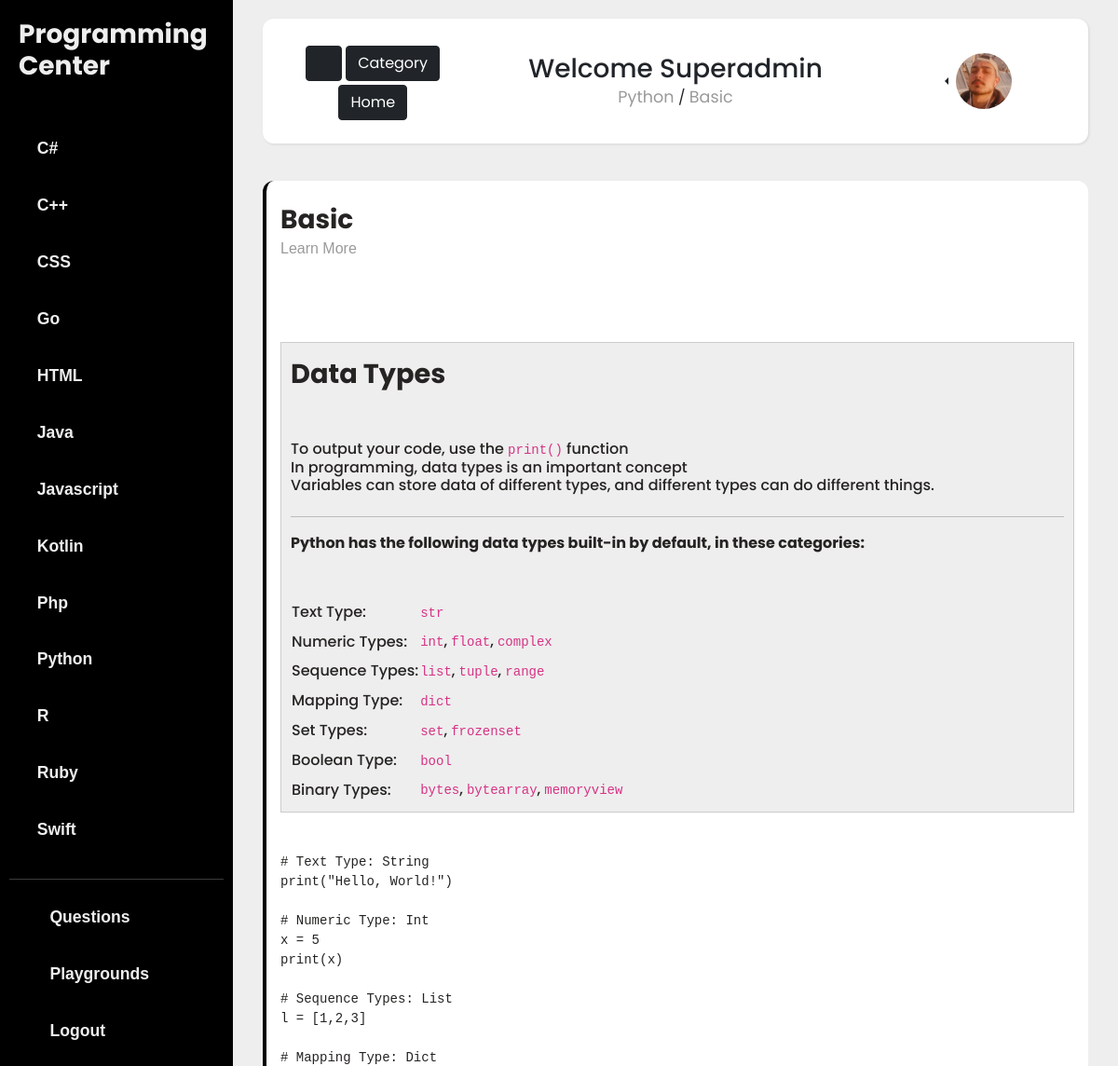
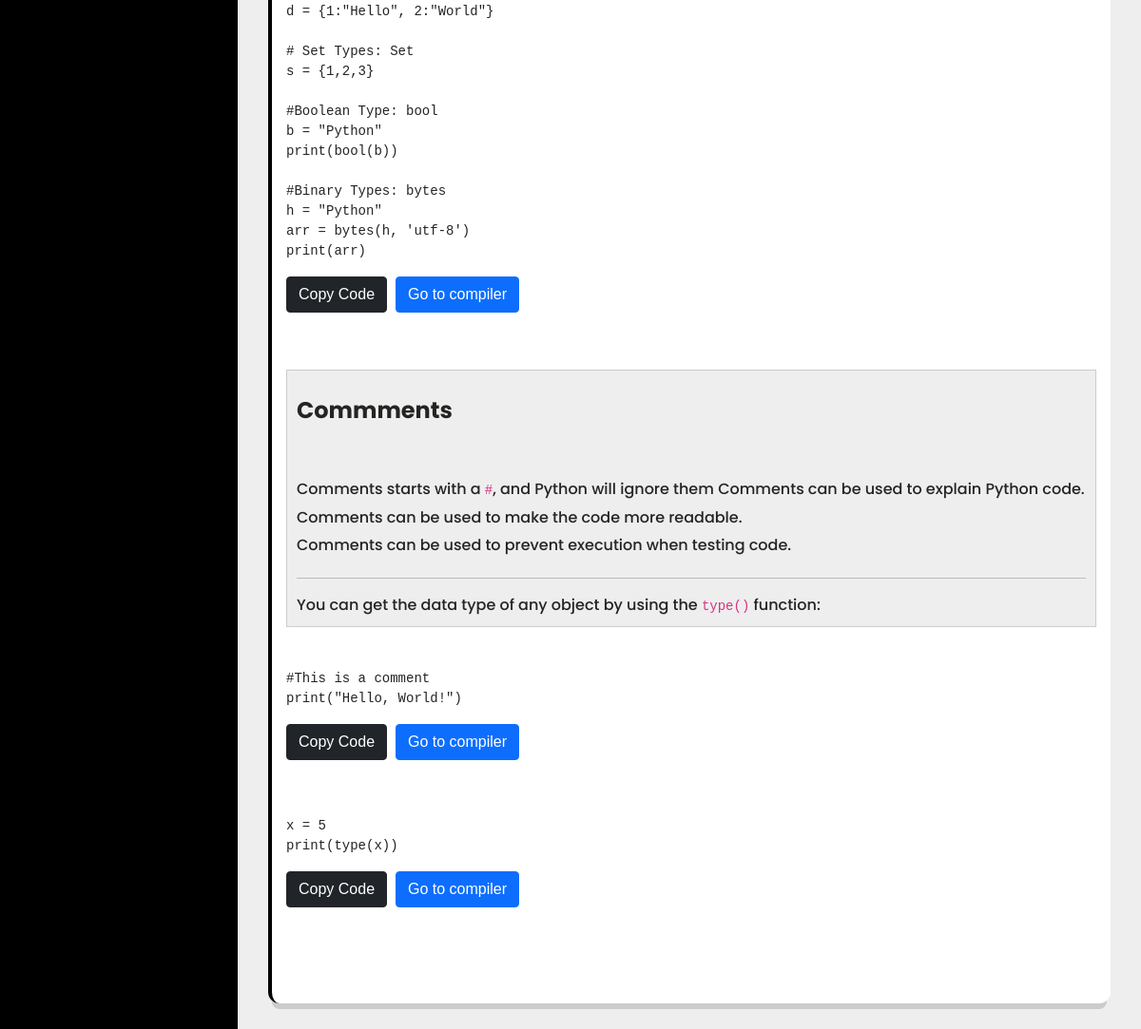
The page /data_structure/python-basic/ (signed in) on the database its author committed (2 pictures, top to bottom).
### programmingLanguage/models.py (models this page shows, shortened)
class Language(models.Model):
    name = models.CharField(max_length=100, unique=True)
    slug = models.SlugField(max_length=10, unique=True)
    category = TreeManyToManyField(Category, related_name='lang_category')
    detail = RichTextField(blank=True, null=True)
    class Meta:
        ordering = ['name']
    def __str__(self):
        return self.name

class DataStructure(models.Model):
    name = models.CharField(max_length=100)
    slug = models.SlugField(max_length=150, unique=True)
    language = models.ForeignKey(Language, on_delete=models.CASCADE, related_name='datastructure')
    detail = RichTextField(blank=True, null=True)

### account/models.py (models this page shows, shortened)
class UserBase(AbstractBaseUser, PermissionsMixin):
    email = models.EmailField('email address', unique=True)
    username = models.CharField(max_length=150, unique=True)
    first_name = models.CharField(max_length=150, blank=True)
    last_name = models.CharField(max_length=150, blank=True)
    slug = models.SlugField(max_length=150, unique=True)
    is_active = models.BooleanField(default=False)
    is_staff = models.BooleanField(default=False)
    created = models.DateTimeField(auto_now_add=True)
    updated = models.DateTimeField(auto_now=True)
    objects = CustomAccountManager()
    USERNAME_FIELD = 'email'
    REQUIRED_FIELDS = ['username']
    class Meta:
        verbose_name = 'Account'
        verbose_name_plural = 'Accounts'

class Profile(models.Model):
    user = models.OneToOneField(UserBase, on_delete=models.CASCADE)
    interests = models.ManyToManyField(Language, related_name='user_interests', blank=True)
    slug = models.SlugField(max_length=150, unique=True)
    about = models.TextField(blank=True)
    image = models.ImageField(default='avatar.png', upload_to=user_directory_path)
    stars = models.ManyToManyField(UserBase, related_name='star', default=None, blank=True)
    star_count = models.BigIntegerField(default='0')

### programmingLanguage/views.py (the view)
# urls.py: path('data_structure/<slug:slug>/', views.DataStructureDetailView.as_view(), name='datastructure_detail')
class DataStructureDetailView(DetailView):
    model = DataStructure
    template_name = 'pl/datastructure_detail.html'

### programmingLanguage/views.py (called while the page is built)
def language_list(request):
    language_list = Language.objects.all()
    context = {
        'language_list': language_list
    }
    return context

### templates/pl/datastructure_detail.html (shortened to what this page needs)
{% extends '../basee.html' %}
{% load static %}
{% block staticfiles %}
<link rel="stylesheet" href="//cdnjs.cloudflare.com/ajax/libs/highlight.js/10.7.1/styles/default.min.css">
{% endblock %}
{% block content %}
<div class="container-fluid">
    <div class="row">
        <nav class="navbar">
            <div class=" col-lg-3 col-12" style="text-align: center; margin: 10px 0;">
                <button type="button" id="sidebarCollapse" class="btn btn-dark mt-1">
                    <i class="fas fa-align-left"></i>
                </button>
                <a href="{% url 'pl:category' %}" class="btn btn-dark mt-1">Category</a>
                <a href="{% url 'pl:home' %}" class="btn btn-dark mt-1">Home</a>
            </div>
            <div class=" col-lg-6 col-12" style="text-align: center; margin: 10px 0;">
                {% if request.user.is_authenticated %}
                <h3 class="mb-0">Welcome {{request.user.username|title}}</h3>
                {% endif %}
                <a href="{% url 'pl:languages_detail' object.language.slug %}"
                    class="navigation ">{{object.language.name}}</a> /
                <a href="{% url 'pl:datastructure_detail' object.slug %}" class="navigation ">{{object.name}}</a>
            </div>
            <div class="col-lg-3 col-12" style="text-align: center; margin: 10px 0;">
                {% if request.user.is_authenticated %}
                <div class="btn-group  dropstart">
                    <a type="button" class="dropdown-toggle" data-bs-toggle="dropdown" data-toggle="dropdown"
                        aria-haspopup="true" aria-expanded="false">
                        <img src="{{ request.user.profile.image.url }}" alt="" class="rounded-circle" width="60"
                            height="60">
                    </a>
                </div>
                {% else %}
                <div class="row justify-content-center">
                    <a href="{% url 'account:register' %}" class="btn btn-dark col-5"
                        style="margin-right: 5px;">Register</a>
                    <a href="{% url 'account:login' %}" class="btn btn-dark col-5">Log in</a>
                </div>
                {% endif %}
            </div>
        </nav>
    </div>
</div>
<div class="col-12">
    <div class="card card-border">
        <div class="card-header">
            <h3 class="card-title fw-bold mb-0">{{object.name}}</h3>
            <p class="card-category">Learn More</p>
        </div>
        <div class="card-body">
            <div class="col-12 mb-5">
                {{ object.detail|safe }}
            </div>
        </div>
    </div>
</div>
{% endblock%}

### templates/basee.html (shortened to what this page needs)
{% load static %}
<!doctype html>
<html lang="en">
<head>
    <link href="https://cdn.jsdelivr.net/npm/bootstrap@5.0.0-beta2/dist/css/bootstrap.min.css" rel="stylesheet"
>
    <link href="{% static 'fontawesome_free/css/all.min.css' %}" rel="stylesheet" type="text/css">
    <link rel="stylesheet" href="https://cdn.jsdelivr.net/gh/devicons/devicon@v2.10.1/devicon.min.css">
    <link href="{% static 'css/sidebar.css' %}" rel="stylesheet">
    <link href="{% static 'css/card.css' %}" rel="stylesheet">
    <link href="{% static 'css/card1.css' %}" rel="stylesheet">
    {% block staticfiles %}
    {% endblock %}
</head>
<body>
    <div class="wrapper">
        <nav id="sidebar">
            <div class="sidebar-header">
                <a href="{% url 'pl:home' %}">
                <h3 class="fw-bold">Programming Center</h3>
                </a>
            </div>
            <ul class="components">
                {% for lang in language_list %}
                <li>
                    <a href="{% url 'pl:languages_detail' lang.slug %}">
                        <p class="fw-bold">{{lang.name}}</p>
                    </a>
                </li>
                {% endfor %}
                <hr>
                <li>
                    <a href="{% url 'question:question_list' %}">
                        <i class="fas fa-question y-icon"></i>
                        <p class="fw-bold">Questions</p>
                    </a>
                </li>
                <li>
                    <a href="{% url 'editor:home' %}">
                        <i class="fas fa-file-code game-icon"></i>
                        <p class="fw-bold">Playgrounds</p>
                    </a>
                </li>
                {% if request.user.is_authenticated %}
                <li>
                    <a href="{% url 'account:logout' %}">
                        <i class="fas fa-power-off web-icon"></i>
                        <p class="fw-bold">Logout</p>
                    </a>
                </li>
                {% endif %}
            </ul>
        </nav>
        <div id="content">
            <main class="container">
                {% block content %}
                {% endblock %}
            </main>
        </div>
    </div>
</body>
</html>

### static/css/sidebar.css (style rules this page uses)
:root { --mainColor: #fff; }
body { font-family: 'Poppins', sans-serif; background: #eee; }
p { font-family: sans-serif, 'Poppins'; font-size: 1em; font-weight: 300; line-height: 1.7em; }
a { color: inherit; text-decoration: none; transition: all 0.3s; }
.navbar { padding: 15px 10px; background: #fff; border: none; border-radius: 12px; margin-bottom: 40px; box-shadow: 1px 1px 3px rgba(0, 0, 0, 0.1); }
i, span { display: inline-block; }
.wrapper { display: flex; align-items: stretch; }
#sidebar { min-width: 250px; max-width: 250px; background: #000; color: #eee; transition: all 0.3s; }
#sidebar .sidebar-header { padding: 20px; background: #000; }
#sidebar ul.components { position: relative; padding: 20px 10px; }
#sidebar ul li a { padding: 10px 10px 5px; font-size: 1.1em; display: block; background: linear-gradient(to right, var(--mainColor) 0%, var(--mainColor) 100%); background-position: 0 0 ; background-repeat: repeat-x; background-size: 1px 0; transition: background-size .5s; }
#sidebar ul.components li a p { display: inline-block; margin-left: 15px; }
#content { width: 100%; padding: 20px; min-height: 100vh; transition: all 0.3s; }

### static/css/card.css (style rules this page uses)
.category, .card-category { text-transform: capitalize; font-weight: 400; color: #9A9A9A; font-size: 0.7142em; }
.card-category { font-size: 1em; }
.card { border-radius: 12px; box-shadow: 0 10px 0 -4px rgba(0, 0, 0, 0.15); background-color: #FFFFFF; color: #252422; margin-bottom: 20px; position: relative; border: 0 none; transition: transform 300ms cubic-bezier(0.34, 2, 0.6, 1), box-shadow 200ms ease; }
.card-border { border-left: 4px solid black; }
.card .card-body { padding: 15px 15px 10px 15px; }
.card .card-header { padding: 15px 15px 0; border: 0; }
.card .card-header:not([data-background-color]) { background-color: transparent; }
.card .card-header .card-title { margin-top: 10px; }
a.navigation { color: #9A9A9A; font-size: 1.1rem; }
.web-icon { color: #d9534f; }
.game-icon { color: #5cb85c; }
.y-icon { color: #f0ad4e; }
h6 { display: inline-block; }

### rows shown on the page
Language: name "C#"
Language: name "C++"
Language: name "CSS"
Language: name "Go"
Language: name "HTML"
Language: name "Java"
Language: name "Javascript"
Language: name "Kotlin"
Language: name "Php"
Language: name "Python"
Language: name "R"
Language: name "Ruby"
Language: name "Swift"
UserBase: user.username "Superadmin", user.profile.image (picture)
DataStructure: language.name "Python", name "Basic", detail "Data Types To output your code, use the print() function In programming, data types is an important concept Variables can store data of different types, and different types can do different things. Python has the following data types built-in by default, in these categories: Text Type: str Numeric Types: int , float , complex Sequence Types: list , tuple , range Mapping Type: dict Set Types: set , frozenset Boolean Type: bool Binary Types: bytes , bytearray , memoryview # Text Type: String print(\"Hello, World!\") # Numeric Type: Int x = 5 print(x) # Sequence Types: List l = [1,2,3] # Mapping Type: Dict d = {1:\"Hello\", 2:\"World\"} # Set Types: Set s = {1,2,3} #Boolean Type: bool b = \"Python\"…"
